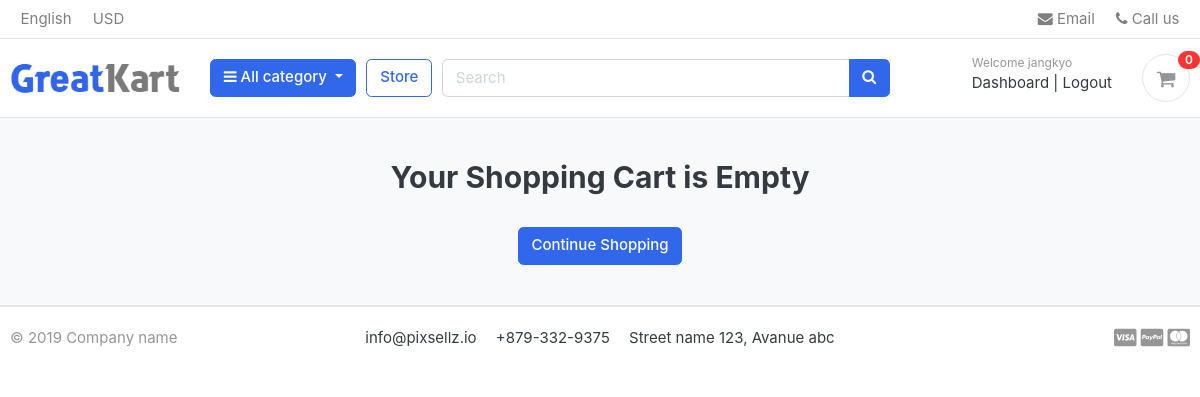
Before: /cart/ (signed in) with the older database file.
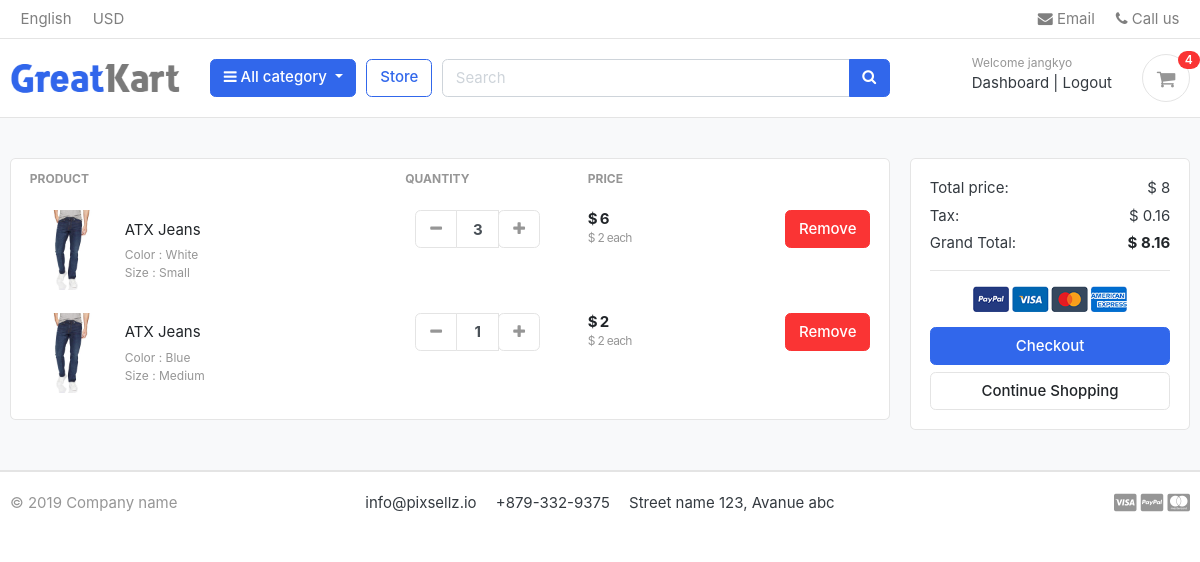
After: the same page with the newer database file.
### carts/models.py (models this page shows, shortened)
class CartItem(models.Model):
    user = models.ForeignKey(Account, on_delete=models.CASCADE, null=True)
    product = models.ForeignKey(Product, on_delete=models.CASCADE)
    variations = models.ManyToManyField(Variation, blank=True)
    cart    = models.ForeignKey(Cart, on_delete=models.CASCADE, null=True)
    quantity = models.IntegerField()
    is_active = models.BooleanField(default=True)
    def sub_total(self):
        return self.product.price * self.quantity

### store/models.py (models this page shows, shortened)
class Product(models.Model):
    product_name    = models.CharField(max_length=200, unique=True)
    slug            = models.CharField(max_length=200, unique=True)
    description     = models.TextField(max_length=500, blank=True)
    price           = models.IntegerField()
    images          = models.ImageField(upload_to='photos/products')
    stock           = models.IntegerField()
    is_available    = models.BooleanField(default=True)
    category        = models.ForeignKey(Category, on_delete=models.CASCADE)
    created_date    = models.DateTimeField(auto_now_add=True)
    modified_date   = models.DateTimeField(auto_now=True)
    def get_url(self):
        return reverse('product_detail', args=[self.category.slug, self.slug])

class Variation(models.Model):
    product = models.ForeignKey(Product, on_delete=models.CASCADE)
    variation_category = models.CharField(max_length=100, choices=variation_category_choice)
    variation_value = models.CharField(max_length=100)
    is_active = models.BooleanField(default=True)
    created_date = models.DateTimeField(auto_now=True)
    objects = VariationManager()

### carts/views.py (the view)
# urls.py: path('', views.cart, name='cart'),
def cart(request, total=0, quantity=0, cart_items=None):
    try:
        tax = 0
        grand_total = 0
        if request.user.is_authenticated:
            cart_items = CartItem.objects.filter(user=request.user, is_active=True)
        else:
            cart = Cart.objects.get(cart_id=_cart_id(request))
            cart_items = CartItem.objects.filter(cart=cart, is_active=True)
        for cart_item in cart_items:
            total += (cart_item.product.price * cart_item.quantity)
            quantity += cart_item.quantity
        tax = (2 * total)/100
        grand_total = total + tax
    except ObjectDoesNotExist:
        pass # just ignore
    context = {
        'total': total,
        'quantity': quantity,
        'cart_items': cart_items,
        'tax'       : tax,
        'grand_total': grand_total,
    }
    return render(request, 'store/cart.html', context)

### carts/context_processors.py (called while the page is built)
def counter(request):
    cart_count = 0
    if 'admin' in request.path:
        return {}
    else:
        try:
            cart = Cart.objects.filter(cart_id=_cart_id(request))
            if request.user.is_authenticated:
                cart_items = CartItem.objects.all().filter(user=request.user)
            else:
                cart_items = CartItem.objects.all().filter(cart=cart[:1])
            for cart_item in cart_items:
                cart_count += cart_item.quantity
        except Cart.DoesNotExist:
            cart_count = 0
    return dict(cart_count=cart_count)

### carts/views.py (called while the page is built)
def _cart_id(request):
    cart = request.session.session_key
    if not cart:
        cart = request.session.create()
    return cart

### category/context_processors.py (called while the page is built)
def menu_links(request):
    links = Category.objects.all()
    return dict(links=links)

### category/models.py (called while the page is built)
    def get_url(self):
            return reverse('products_by_category', args=[self.slug])

### templates/store/cart.html (shortened to what this page needs)
{% extends 'base.html' %}
{% load static %}
{% block content %}
<section class="section-content padding-y bg">
	<div class="container">
	{% if not cart_items %}
	  <h2 class="text-center">Your Shopping Cart is Empty</h2>
	  <br>
	  <div class="text-center">
		<a href="{% url 'store' %}" class="btn btn-primary">Continue Shopping</a>
	  </div>
	{% else %}
	<div class="row">
		<aside class="col-lg-9">
	<div class="card">
	<table class="table table-borderless table-shopping-cart">
	<thead class="text-muted">
	<tr class="small text-uppercase">
	  <th scope="col">Product</th>
	  <th scope="col" width="120">Quantity</th>
	  <th scope="col" width="120">Price</th>
	  <th scope="col" class="text-right" width="200"> </th>
	</tr>
	</thead>
	<tbody>
	{% for cart_item in cart_items %}
	<tr>
		<td>
			<figure class="itemside align-items-center">
				<div class="aside"><img src="{{ cart_item.product.images.url }}" class="img-sm"></div>
				<figcaption class="info">
					<a href="{{ cart_item.product.get_url }}" class="title text-dark">{{ cart_item.product.product_name }}</a>
					<p class="text-muted small">
						{% if cart_item.variations.all %}
							{% for item in cart_item.variations.all %}
								{{ item.variation_category | capfirst }} : {{ item.variation_value | capfirst }} <br>
							{% endfor %}
						{% endif %}
					</p>
				</figcaption>
			</figure>
		</td>
		<td>
						<div class="col">
							<div class="input-group input-spinner">
								<div class="input-group-prepend">
								<a href="{% url 'remove_cart' cart_item.product.id cart_item.id %}" class="btn btn-light" type="button" id="button-plus"> <i class="fa fa-minus"></i> </a>
								</div>
								<input type="text" class="form-control"  value="{{ cart_item.quantity }}">
								<div class="input-group-append">
									<form action="{% url 'add_cart' cart_item.product.id %}" method="POST">
									<button class="btn btn-light" type="submit" id="button-minus"> <i class="fa fa-plus"></i> </button>
									</form>
								</div>
							</div>
						</div>
		</td>
		<td>
			<div class="price-wrap">
				<var class="price">$ {{ cart_item.sub_total }}</var>
				<small class="text-muted"> $ {{ cart_item.product.price }} each </small>
			</div>
		</td>
		<td class="text-right">
		<a href="{% url 'remove_cart_item' cart_item.product.id cart_item.id %}" onclick="return confirm('Are you sure you want to delete this item?')" class="btn btn-danger"> Remove</a>
		</td>
	</tr>
	{% endfor %}
	</tbody>
	</table>
	</div>
		</aside>
		<aside class="col-lg-3">
			<div class="card">
			<div class="card-body">
				<dl class="dlist-align">
				  <dt>Total price:</dt>
				  <dd class="text-right">$ {{total}}</dd>
				</dl>
				<dl class="dlist-align">
				  <dt>Tax:</dt>
				  <dd class="text-right"> $ {{tax}}</dd>
				</dl>
				<dl class="dlist-align">
				  <dt>Grand Total:</dt>
				  <dd class="text-right text-dark b"><strong>$ {{grand_total}}</strong></dd>
				</dl>
				<hr>
				<p class="text-center mb-3">
					<img src="{% static './images/misc/payments.png' %}" height="26">
				</p>
				<a href="{% url 'checkout' %}" class="btn btn-primary btn-block"> Checkout </a>
				<a href="{% url 'store' %}" class="btn btn-light btn-block">Continue Shopping</a>
			</div>
			</div>
	</aside>
	</div>
	{% endif %}
	</div>
	</section>
{% endblock %}

### templates/includes/navbar.html (shortened to what this page needs)
{% load static %}
<header class="section-header">
  <nav class="navbar p-md-0 navbar-expand-sm navbar-light border-bottom">
  <div class="container">
    <div class="collapse navbar-collapse" id="navbarTop4">
      <ul class="navbar-nav mr-auto">
        <li class="nav-item dropdown">
         <a href="#" class="nav-link">   English </a>
      </li>
      <li class="nav-item dropdown">
        <a href="#" class="nav-link"> USD </a>
      </li>
      </ul>
      <ul class="navbar-nav">
      <li><a href="#" class="nav-link"> <i class="fa fa-envelope"></i> Email </a></li>
      <li><a href="#" class="nav-link"> <i class="fa fa-phone"></i> Call us </a></li>
    </ul>
    </div>
  </div>
  </nav>
  <section class="header-main border-bottom">
    <div class="container">
  <div class="row align-items-center">
    <div class="col-lg-2 col-md-3 col-6">
      <a href="{% url 'home' %}" class="brand-wrap">
        <img class="logo" src="{% static './images/logo.png' %}">
      </a>
    </div>
    <div class="col-lg col-sm col-md col-6 flex-grow-0">
      <div class="category-wrap dropdown d-inline-block float-right">
        <button type="button" class="btn btn-primary dropdown-toggle" data-toggle="dropdown">
          <i class="fa fa-bars"></i> All category
        </button>
      </div>
    </div>
    <a href="{% url 'store' %}" class="btn btn-outline-primary">Store</a>
    <div class="col-lg  col-md-6 col-sm-12 col">
      <form action="{% url 'search' %}" class="search" method=’GET’>
        <div class="input-group w-100">
            <input type="text" class="form-control" style="width:60%;" placeholder="Search" name="keyword">
            <div class="input-group-append">
              <button class="btn btn-primary" type="submit">
                <i class="fa fa-search"></i>
              </button>
            </div>
          </div>
      </form>
    </div>
    <div class="col-lg-3 col-sm-6 col-8 order-2 order-lg-3">
          <div class="d-flex justify-content-end mb-3 mb-lg-0">
            {% if user.id is None %}
            <div class="widget-header">
              <small class="title text-muted">Welcome guest!</small>
              <div>
                <a href="{% url 'login' %}">Sign in</a> <span class="dark-transp"> | </span>
                <a href="{% url 'register' %}"> Register</a>
              </div>
            </div>
            {% else %}
            <div class="widget-header">
              <small class="title text-muted">Welcome {{ user.first_name }}</small>
              <div>
                <a href="{% url 'dashboard' %}">Dashboard</a> <span class="dark-transp"> | </span>
                <a href="{% url 'logout' %}"> Logout</a>
              </div>
            </div>
            {% endif %}
            <a href="{% url 'cart' %}" class="widget-header pl-3 ml-3">
              <div class="icon icon-sm rounded-circle border"><i class="fa fa-shopping-cart"></i></div>
              <span class="badge badge-pill badge-danger notify">{{cart_count}}</span>
            </a>
          </div>
        </div>
  </div>
    </div>
  </section>
  </header>

Changed rows visible on the page:
added CartItem: product.images (picture), product.product_name "ATX Jeans", quantity "3", sub_total "6", product.price "2"
now on this page (row unchanged): Variation: variation_category "Color", variation_value "White", shown under "ATX Jeans"
now on this page (row unchanged): Variation: variation_category "Size", variation_value "Small", shown under "ATX Jeans"
added CartItem: product.images (picture), product.product_name "ATX Jeans", quantity "1", sub_total "2", product.price "2"
now on this page (row unchanged): Variation: variation_category "Color", variation_value "Blue", shown under "ATX Jeans"
now on this page (row unchanged): Variation: variation_category "Size", variation_value "Medium", shown under "ATX Jeans"
Other visible differences:
{{ cart_count }}: "0" → "4"
{{ total }}: (not shown) → "8"
{{ tax }}: (not shown) → "0.16"
{{ grand_total }}: (not shown) → "8.16"
text no longer shown: "Your Shopping Cart is Empty"
text now shown: "PRODUCT QUANTITY PRICE Total price: $ Tax: $ Grand Total: $ Checkout"
